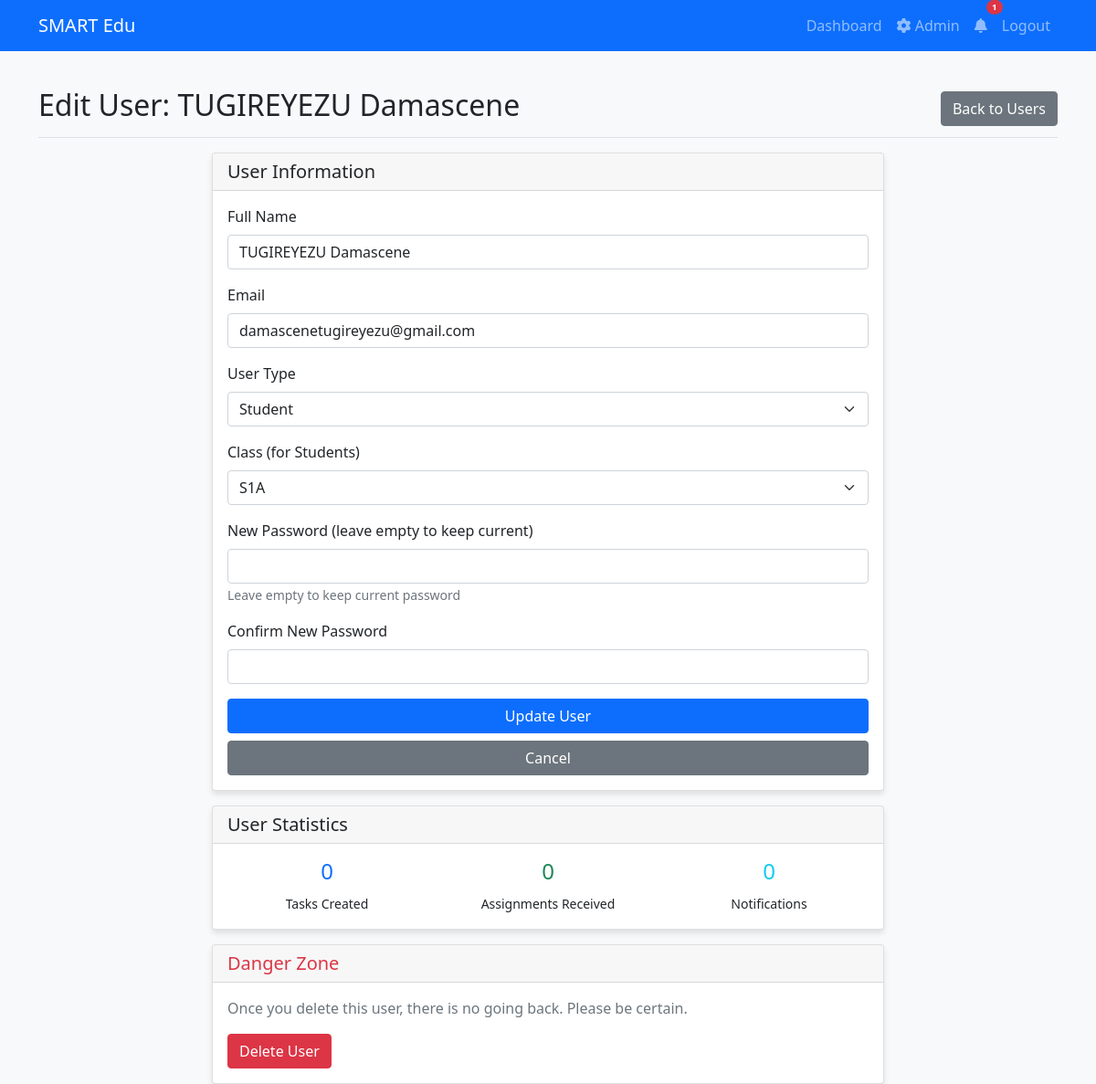
The app's page /admin/user/8/edit (signed in) with its own data.
### models/models.py (models this page shows, shortened)
class User(UserMixin, db.Model):
    id = db.Column(db.Integer, primary_key=True)
    name = db.Column(db.String(100), nullable=False)
    email = db.Column(db.String(120), unique=True, nullable=False)
    password_hash = db.Column(db.String(128), nullable=False)
    user_type = db.Column(db.String(20), nullable=False)  # 'teacher', 'student', or 'admin'
    subject = db.Column(db.String(100))  # for teachers
    class_id = db.Column(db.Integer, db.ForeignKey('class.id'))  # for students
    created_at = db.Column(db.DateTime, default=datetime.utcnow)
    created_tasks = db.relationship('Task', backref='creator', lazy=True)
    assignments = db.relationship('Assignment', backref='student', lazy=True)
    selected_subjects = db.relationship('Subject', secondary=teacher_subjects, backref='teaching_teachers', lazy=True)

### app/admin.py (the view, shortened to what this page needs)
@admin.route('/user/<int:user_id>/edit', methods=['GET', 'POST'])
@login_required
def edit_user(user_id):
    user = User.query.get_or_404(user_id)
    form = AdminUserForm(obj=user)
    form.class_id.choices = [(c.id, c.name) for c in Class.query.all()]
    return render_template('admin_edit_user.html', form=form, user=user)

### app/forms.py (shortened to what this page needs)
class AdminUserForm(FlaskForm):
    name = StringField('Full Name', validators=[DataRequired(), Length(min=2, max=100)])
    email = StringField('Email', validators=[DataRequired(), Email()])
    user_type = SelectField('User Type', choices=[
        ('admin', 'Administrator'),
        ('teacher', 'Teacher'),
        ('student', 'Student')
    ], validators=[DataRequired()])
    subject = StringField('Subject (for Teachers)')
    class_id = SelectField('Class (for Students)', choices=[], coerce=int)
    new_password = PasswordField('New Password (leave empty to keep current)')
    new_password2 = PasswordField('Confirm New Password', validators=[EqualTo('new_password')])
    submit = SubmitField('Update User')

### app/admin.py (called while the page is built)
@admin.before_request
def require_admin():
    if not current_user.is_authenticated or current_user.user_type != 'admin':
        flash('Access denied. Admin privileges required.')
        return redirect(url_for('main.index'))

### models/models.py (called while the page is built)
@login_manager.user_loader
def load_user(user_id):
    return User.query.get(int(user_id))

### templates/admin_edit_user.html (shortened to what this page needs)
{% extends "base.html" %}
{% block content %}
<div class="d-flex justify-content-between flex-wrap flex-md-nowrap align-items-center pt-3 pb-2 mb-3 border-bottom">
    <h1 class="h2">Edit User: {{ user.name }}</h1>
    <div class="btn-toolbar mb-2 mb-md-0">
        <a href="{{ url_for('admin.manage_users') }}" class="btn btn-secondary">
             Back to Users
        </a>
    </div>
</div>
<div class="row justify-content-center">
    <div class="col-md-8">
        <div class="card">
            <div class="card-header">
                <h5 class="mb-0">User Information</h5>
            </div>
            <div class="card-body">
                <form method="POST">
                    <div class="mb-3">
                        {{ form.name.label(class="form-label") }}
                        {{ form.name(class="form-control") }}
                    </div>
                    <div class="mb-3">
                        {{ form.email.label(class="form-label") }}
                        {{ form.email(class="form-control") }}
                    </div>
                    <div class="mb-3">
                        {{ form.user_type.label(class="form-label") }}
                        {{ form.user_type(class="form-select") }}
                    </div>
                    <div class="mb-3" id="class-field" style="display: none;">
                        {{ form.class_id.label(class="form-label") }}
                        {{ form.class_id(class="form-select") }}
                    </div>
                    <div class="mb-3">
                        {{ form.new_password.label(class="form-label") }}
                        {{ form.new_password(class="form-control") }}
                        <small class="form-text text-muted">Leave empty to keep current password</small>
                    </div>
                    <div class="mb-3">
                        {{ form.new_password2.label(class="form-label") }}
                        {{ form.new_password2(class="form-control") }}
                    </div>
                    <div class="d-grid gap-2">
                        {{ form.submit(class="btn btn-primary") }}
                        <a href="{{ url_for('admin.manage_users') }}" class="btn btn-secondary">Cancel</a>
                    </div>
                </form>
            </div>
        </div>
        <div class="card mt-3">
            <div class="card-header">
                <h5 class="mb-0">User Statistics</h5>
            </div>
            <div class="card-body">
                <div class="row text-center">
                    <div class="col-md-4">
                        <h4 class="text-primary">{{ user.created_tasks|length }}</h4>
                        <small>Tasks Created</small>
                    </div>
                    <div class="col-md-4">
                        <h4 class="text-success">{{ user.assignments|length }}</h4>
                        <small>Assignments Received</small>
                    </div>
                    <div class="col-md-4">
                        <h4 class="text-info">{{ user.notifications|length }}</h4>
                        <small>Notifications</small>
                    </div>
                </div>
            </div>
        </div>
        <div class="card mt-3">
            <div class="card-header">
                <h5 class="mb-0 text-danger">Danger Zone</h5>
            </div>
            <div class="card-body">
                <p class="text-muted">Once you delete this user, there is no going back. Please be certain.</p>
                <form method="POST" action="{{ url_for('admin.delete_user', user_id=user.id) }}" onsubmit="return confirm('Are you absolutely sure? This will permanently delete the user and all associated data.')">
                    <button type="submit" class="btn btn-danger" {% if user.id == current_user.id %}disabled title="You cannot delete your own account"{% endif %}>
                         Delete User
                    </button>
                </form>
            </div>
        </div>
    </div>
</div>
{% endblock %}

### static/style.css (style rules this page uses)
body { background-color: #f8f9fa; }
.card { box-shadow: 0 4px 6px rgba(0, 0, 0, 0.1); }

### records on screen
User: name "TUGIREYEZU Damascene", email "damascenetugireyezu@gmail.com", user_type "Student", class_id "S1A"

### other values on screen
{{ user.created_tasks|length }} "0"
{{ user.assignments|length }} "0"
{{ user.notifications|length }} "0"
